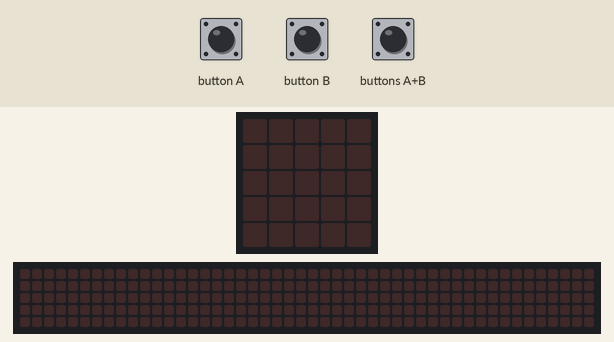
Bench run of a program on a simulated BBC micro:bit (MakeCode). Shown: the board's 5×5 LED display, a strip that is not on the board, showing the scrolling text unrolled. Inputs (shaded band) come from the test bench. The 48×5 strip is a reading aid, not a part: it shows the text the display is scrolling, unrolled, one strip-width of it at a time.

Above: at 1.2 s.
1.3 s: button A pressed for 0.15 s
At 1.52 s:
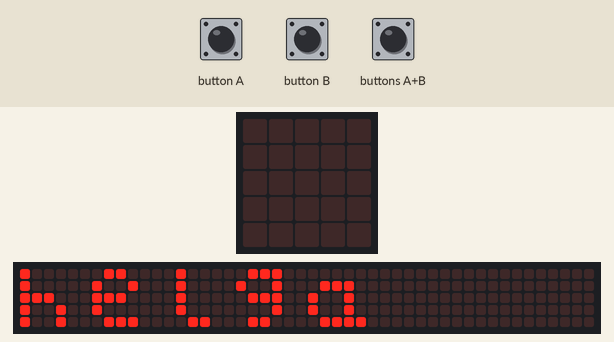
At 1.97 s:
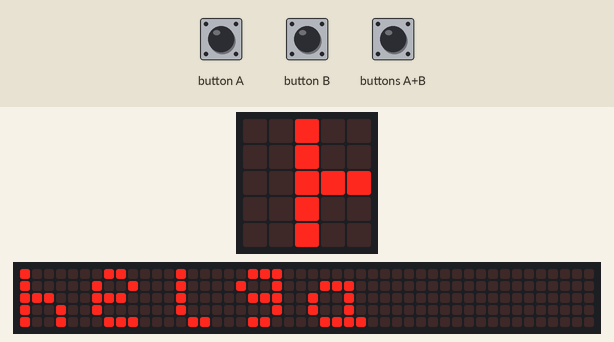
4.3 s: button B pressed for 0.15 s
At 9.92 s:
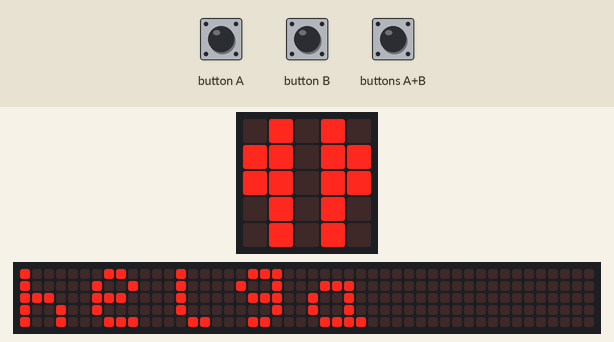

Measured:
- after the input at 1.3 s, the display: changes after 0.15 s (image 1)
- after the input at 4.3 s, the display: first differs from a run without the input after 5.6 s (image 3)

The program:

main.ts
```typescript
input.onButtonPressed(Button.A, function () {
    basic.showString("helga")
    basic.showIcon(IconNames.Heart)
    basic.clearScreen()
    basic.showLeds(`
        . . . . .
        . # . # .
        . . # . .
        # . . . #
        . # # # .
        `)
    basic.clearScreen()
    basic.showLeds(`
        . . . . .
        . # . # .
        . . # . .
        # # # # #
        . . . . .
        `)
    basic.showLeds(`
        . . . . .
        . # . # .
        . . # . .
        # # # # #
        . . . . .
        `)
    basic.showLeds(`
        . . . . .
        . # . # .
        . . # . .
        # # # # #
        . . . . .
        `)
    basic.clearScreen()
    basic.showLeds(`
        . . . . .
        . # . # .
        . . # . .
        . # # # .
        # . . . #
        `)
    basic.clearScreen()
    basic.showLeds(`
        . # . # .
        # # . # #
        # # . # #
        . # . # .
        . # . # .
        `)
})
input.onButtonPressed(Button.AB, function () {
    for (let index = 0; index < 5; index++) {
        basic.showLeds(`
            . . . . .
            . # . # .
            . . # . .
            # . . . #
            . # # # .
            `)
        basic.pause(100)
        basic.showLeds(`
            . . . . .
            . # . # .
            . . # . .
            . # # # .
            # . . . #
            `)
        basic.pause(100)
    }
})
input.onButtonPressed(Button.B, function () {
    basic.showString("helga")
    basic.showLeds(`
        . # . # .
        # # . # #
        # # . # #
        . # . # .
        . # . # .
        `)
    basic.clearScreen()
    basic.showLeds(`
        . . . . .
        . # . # .
        . . # . .
        . # # # .
        # . . . #
        `)
    basic.clearScreen()
    basic.showLeds(`
        . . . . .
        . # . # .
        . . # . .
        # # # # #
        . . . . .
        `)
    basic.clearScreen()
    basic.showLeds(`
        . . . . .
        . # . # .
        . . # . .
        # . . . #
        . # # # .
        `)
    basic.clearScreen()
    basic.showIcon(IconNames.Heart)
})
```

test.ts
```typescript
// test ender her, dette bliver ikke kompileret, når denne pakke bruges som en udvidelse.
```
